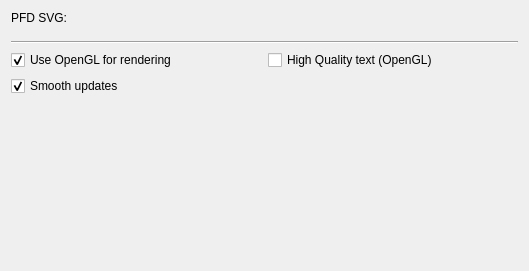
<?xml version="1.0" encoding="UTF-8"?>
<ui version="4.0">
 <class>OsgEarthviewGadgetOptionsPage</class>
 <widget class="QWidget" name="OsgEarthviewGadgetOptionsPage">
  <property name="geometry">
   <rect>
    <x>0</x>
    <y>0</y>
    <width>529</width>
    <height>271</height>
   </rect>
  </property>
  <property name="sizePolicy">
   <sizepolicy hsizetype="Expanding" vsizetype="Expanding">
    <horstretch>0</horstretch>
    <verstretch>0</verstretch>
   </sizepolicy>
  </property>
  <property name="windowTitle">
   <string>Form</string>
  </property>
  <layout class="QVBoxLayout" name="verticalLayout_2">
   <item>
    <layout class="QHBoxLayout" name="horizontalLayout" stretch="0,0">
     <property name="spacing">
      <number>10</number>
     </property>
     <property name="sizeConstraint">
      <enum>QLayout::SetMaximumSize</enum>
     </property>
     <property name="bottomMargin">
      <number>10</number>
     </property>
     <item>
      <widget class="QLabel" name="label">
       <property name="text">
        <string>PFD SVG: </string>
       </property>
      </widget>
     </item>
     <item>
      <widget class="Utils::PathChooser" name="svgSourceFile" native="true">
       <property name="sizePolicy">
        <sizepolicy hsizetype="MinimumExpanding" vsizetype="Preferred">
         <horstretch>0</horstretch>
         <verstretch>0</verstretch>
        </sizepolicy>
       </property>
      </widget>
     </item>
    </layout>
   </item>
   <item>
    <widget class="Line" name="line">
     <property name="orientation">
      <enum>Qt::Horizontal</enum>
     </property>
    </widget>
   </item>
   <item>
    <layout class="QHBoxLayout" name="horizontalLayout_2">
     <item>
      <widget class="QCheckBox" name="useOpenGL">
       <property name="enabled">
        <bool>true</bool>
       </property>
       <property name="text">
        <string>Use OpenGL for rendering</string>
       </property>
       <property name="checked">
        <bool>true</bool>
       </property>
      </widget>
     </item>
     <item>
      <widget class="QCheckBox" name="hqText">
       <property name="text">
        <string>High Quality text (OpenGL)</string>
       </property>
      </widget>
     </item>
    </layout>
   </item>
   <item>
    <layout class="QHBoxLayout" name="horizontalLayout_3">
     <item>
      <widget class="QCheckBox" name="smoothUpdates">
       <property name="text">
        <string>Smooth updates</string>
       </property>
       <property name="checked">
        <bool>true</bool>
       </property>
      </widget>
     </item>
    </layout>
   </item>
   <item>
    <spacer name="verticalSpacer">
     <property name="orientation">
      <enum>Qt::Vertical</enum>
     </property>
     <property name="sizeType">
      <enum>QSizePolicy::MinimumExpanding</enum>
     </property>
     <property name="sizeHint" stdset="0">
      <size>
       <width>20</width>
       <height>40</height>
      </size>
     </property>
    </spacer>
   </item>
  </layout>
 </widget>
 <customwidgets>
  <customwidget>
   <class>Utils::PathChooser</class>
   <extends>QWidget</extends>
   <header>utils/pathchooser.h</header>
   <container>1</container>
  </customwidget>
 </customwidgets>
 <resources/>
 <connections/>
</ui>
